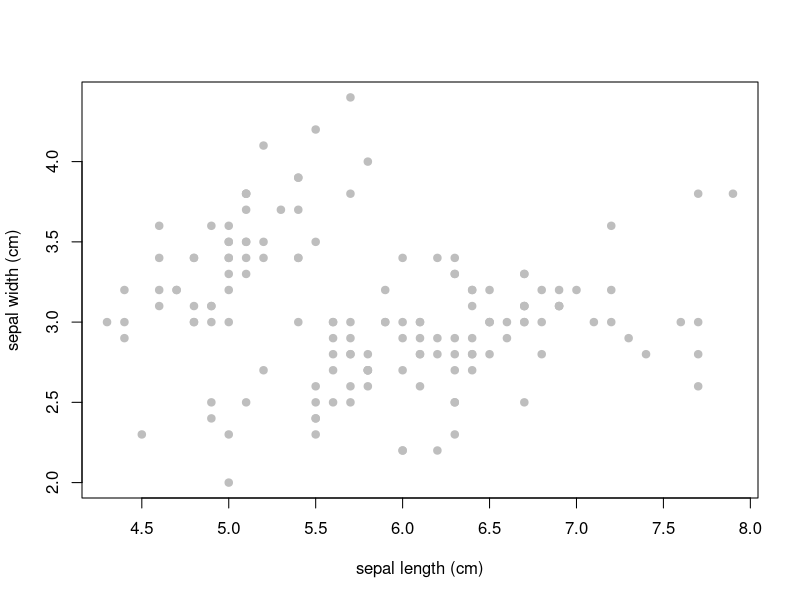

This chart was generated by the following R code:
# === description ===========================================================================
# scrip with analysis to show how to link Markdown and analysis code 

# ******************************************************************************
## use descriptive names 
# 1) data inspection
# 2) visualisation
# 3) analysis

# === 1) data inspection =======================================================
## @knitr one
# let's see the first six rows of the iris data set
head(iris)


# === 2) visualisation ===========================================================
## @knitr two
# let's make a graph of the sepal length vs sepal width
plot(iris$Sepal.Length, iris$Sepal.Width, xlab = "sepal length (cm)", ylab = 
       "sepal width (cm)", pch = 19, col = "grey")

# === 3) analysis ===========================================================
## @knitr three
# test of the sepal width differs for different species
m1 <- lm(iris$Sepal.Width ~ iris$Species)
summary(m1)[4]
